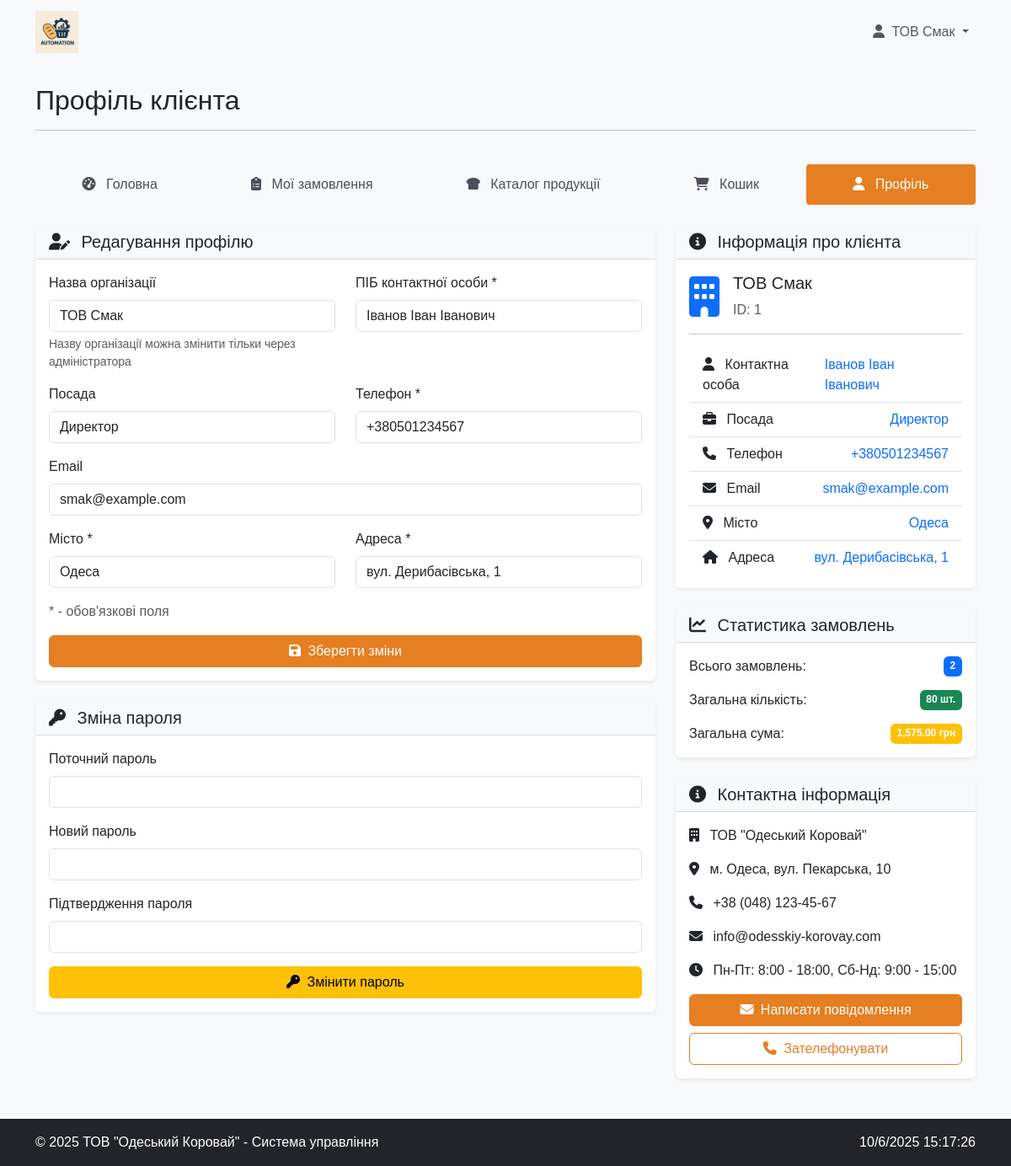
Screenshot of /modules/client/profile.php (signed in) with the database file from the repository.
### tables this page shows
CREATE TABLE IF NOT EXISTS `klientu` (
  `id` int(11) NOT NULL AUTO_INCREMENT,
  `name` varchar(100) NOT NULL,
  `fio` varchar(100) NOT NULL,
  `dolj` varchar(100) DEFAULT NULL,
  `tel` varchar(20) DEFAULT NULL,
  `mail` varchar(100) DEFAULT NULL,
  `city` varchar(100) DEFAULT NULL,
  `adres` varchar(255) DEFAULT NULL,
  `rast` float DEFAULT NULL,
  `login` varchar(50) DEFAULT NULL,
  `password` varchar(255) DEFAULT NULL,
  PRIMARY KEY (`id`)
);

### includes/auth.php (called while the page is built, shortened)
<?php
function isUserLoggedIn() {
    return isset($_SESSION['id']) && !empty($_SESSION['id']);
}
function getUserRole() {
    if (isset($_SESSION['user_type']) && $_SESSION['user_type'] === 'client') {
        return 'client';
    }
}
function getUserType() {
    return isset($_SESSION['user_type']) ? $_SESSION['user_type'] : null;
}

### modules/client/profile.php (the view, shortened to what this page needs)
<?php
$pageTitle = 'Профіль клієнта';
require_once '../../includes/auth.php';
$connection = connectDatabase();
$clientId = $_SESSION['id'];
$clientQuery = "SELECT * FROM klientu WHERE id = ?";
$stmt = mysqli_prepare($connection, $clientQuery);
mysqli_stmt_bind_param($stmt, "i", $clientId);
mysqli_stmt_execute($stmt);
$clientResult = mysqli_stmt_get_result($stmt);
$client = mysqli_fetch_assoc($clientResult);
include_once '../../includes/header.php';
?>
<div class="row mb-4">
    <div class="col-md-12">
        <nav class="nav main-menu nav-pills nav-fill">
            <a class="nav-link" href="dashboard.php">
                <i class="fas fa-tachometer-alt"></i> Головна
            </a>
            <a class="nav-link" href="orders.php">
                <i class="fas fa-clipboard-list"></i> Мої замовлення
            </a>
            <a class="nav-link" href="products.php">
                <i class="fas fa-bread-slice"></i> Каталог продукції
            </a>
            <a class="nav-link" href="cart.php">
                <i class="fas fa-shopping-cart"></i> Кошик
            </a>
            <a class="nav-link active" href="profile.php">
                <i class="fas fa-user"></i> Профіль
            </a>
        </nav>
    </div>
</div>
<div class="row">
    <div class="col-md-8">
        <div class="card mb-4">
            <div class="card-header">
                <h5 class="mb-0">
                    <i class="fas fa-user-edit me-2"></i> Редагування профілю
                </h5>
            </div>
            <div class="card-body">
                <form action="" method="POST" class="needs-validation" novalidate>
                    <div class="row mb-3">
                        <div class="col-md-6">
                            <label for="name" class="form-label">Назва організації</label>
                            <input type="text" class="form-control" id="name" value="<?php echo htmlspecialchars($client['name']); ?>" readonly>
                            <div class="form-text">Назву організації можна змінити тільки через адміністратора</div>
                        </div>
                        <div class="col-md-6">
                            <label for="fio" class="form-label">ПІБ контактної особи *</label>
                            <input type="text" class="form-control" id="fio" name="fio" value="<?php echo htmlspecialchars($client['fio']); ?>" required>
                        </div>
                    </div>
                    <div class="row mb-3">
                        <div class="col-md-6">
                            <label for="dolj" class="form-label">Посада</label>
                            <input type="text" class="form-control" id="dolj" name="dolj" value="<?php echo htmlspecialchars($client['dolj']); ?>">
                        </div>
                        <div class="col-md-6">
                            <label for="tel" class="form-label">Телефон *</label>
                            <input type="tel" class="form-control" id="tel" name="tel" value="<?php echo htmlspecialchars($client['tel']); ?>" placeholder="+380XXXXXXXXX" required>
                        </div>
                    </div>
                    <div class="mb-3">
                        <label for="mail" class="form-label">Email</label>
                        <input type="email" class="form-control" id="mail" name="mail" value="<?php echo htmlspecialchars($client['mail']); ?>" placeholder="example@domain.com">
                    </div>
                    <div class="row mb-3">
                        <div class="col-md-6">
                            <label for="city" class="form-label">Місто *</label>
                            <input type="text" class="form-control" id="city" name="city" value="<?php echo htmlspecialchars($client['city']); ?>" required>
                        </div>
                        <div class="col-md-6">
                            <label for="adres" class="form-label">Адреса *</label>
                            <input type="text" class="form-control" id="adres" name="adres" value="<?php echo htmlspecialchars($client['adres']); ?>" required>
                        </div>
                    </div>
                    <div class="mb-3">
                        <p class="text-muted">* - обов'язкові поля</p>
                    </div>
                    <div class="d-grid">
                        <button type="submit" class="btn btn-primary">
                            <i class="fas fa-save me-1"></i> Зберегти зміни
                        </button>
                    </div>
                </form>
            </div>
        </div>
        <div class="card">
            <div class="card-header">
                <h5 class="mb-0">
                    <i class="fas fa-key me-2"></i> Зміна пароля
                </h5>
            </div>
            <div class="card-body">
                <form action="" method="POST" class="needs-validation" novalidate>
                    <div class="mb-3">
                        <label for="current_password" class="form-label">Поточний пароль</label>
                        <input type="password" class="form-control" id="current_password" name="current_password" required>
                    </div>
                    <div class="mb-3">
                        <label for="new_password" class="form-label">Новий пароль</label>
                        <input type="password" class="form-control" id="new_password" name="new_password" required>
                    </div>
                    <div class="mb-3">
                        <label for="confirm_password" class="form-label">Підтвердження пароля</label>
                        <input type="password" class="form-control" id="confirm_password" name="confirm_password" required>
                    </div>
                    <div class="d-grid">
                        <button type="submit" class="btn btn-warning">
                            <i class="fas fa-key me-1"></i> Змінити пароль
                        </button>
                    </div>
                </form>
            </div>
        </div>
    </div>
    <div class="col-md-4">
        <div class="card mb-4">
            <div class="card-header">
                <h5 class="mb-0">
                    <i class="fas fa-info-circle me-2"></i> Інформація про клієнта
                </h5>
            </div>
            <div class="card-body">
                <div class="d-flex align-items-center mb-3">
                    <div class="flex-shrink-0">
                        <i class="fas fa-building fa-3x text-primary"></i>
                    </div>
                    <div class="flex-grow-1 ms-3">
                        <h5><?php echo htmlspecialchars($client['name']); ?></h5>
                        <p class="text-muted mb-0">ID: <?php echo $client['id']; ?></p>
                    </div>
                </div>
                <hr>
                <ul class="list-group list-group-flush">
                    <li class="list-group-item d-flex justify-content-between align-items-center">
                        <span><i class="fas fa-user me-2"></i> Контактна особа</span>
                        <span class="text-primary"><?php echo htmlspecialchars($client['fio']); ?></span>
                    </li>
                    <li class="list-group-item d-flex justify-content-between align-items-center">
                        <span><i class="fas fa-briefcase me-2"></i> Посада</span>
                        <span class="text-primary"><?php echo htmlspecialchars($client['dolj'] ?: 'Не вказано'); ?></span>
                    </li>
                    <li class="list-group-item d-flex justify-content-between align-items-center">
                        <span><i class="fas fa-phone me-2"></i> Телефон</span>
                        <span class="text-primary"><?php echo htmlspecialchars($client['tel']); ?></span>
                    </li>
                    <li class="list-group-item d-flex justify-content-between align-items-center">
                        <span><i class="fas fa-envelope me-2"></i> Email</span>
                        <span class="text-primary"><?php echo htmlspecialchars($client['mail'] ?: 'Не вказано'); ?></span>
                    </li>
                    <li class="list-group-item d-flex justify-content-between align-items-center">
                        <span><i class="fas fa-map-marker-alt me-2"></i> Місто</span>
                        <span class="text-primary"><?php echo htmlspecialchars($client['city']); ?></span>
                    </li>
                    <li class="list-group-item d-flex justify-content-between align-items-center">
                        <span><i class="fas fa-home me-2"></i> Адреса</span>
                        <span class="text-primary"><?php echo htmlspecialchars($client['adres']); ?></span>
                    </li>
                </ul>
            </div>
        </div>
        <div class="card mb-4">
            <div class="card-header">
                <h5 class="mb-0">
                    <i class="fas fa-chart-line me-2"></i> Статистика замовлень
                </h5>
            </div>
            <div class="card-body">
                <?php
                $statsQuery = "SELECT
                                COUNT(z.idd) as total_orders,
                                SUM(z.kol) as total_quantity,
                                SUM(z.kol * p.zena) as total_amount
                              FROM zayavki z
                              JOIN product p ON z.id = p.id
                              WHERE z.idklient = ?";
                $stmt = mysqli_prepare($connection, $statsQuery);
                mysqli_stmt_bind_param($stmt, "i", $clientId);
                mysqli_stmt_execute($stmt);
                $statsResult = mysqli_stmt_get_result($stmt);
                $stats = mysqli_fetch_assoc($statsResult);
                ?>
                <div class="d-flex justify-content-between mb-3">
                    <span>Всього замовлень:</span>
                    <span class="badge bg-primary"><?php echo $stats['total_orders'] ?: 0; ?></span>
                </div>
                <div class="d-flex justify-content-between mb-3">
                    <span>Загальна кількість:</span>
                    <span class="badge bg-success"><?php echo $stats['total_quantity'] ?: 0; ?> шт.</span>
                </div>
                <div class="d-flex justify-content-between">
                    <span>Загальна сума:</span>
                    <span class="badge bg-warning"><?php echo number_format($stats['total_amount'] ?: 0, 2); ?> грн</span>
                </div>
            </div>
        </div>
        <div class="card">
            <div class="card-header">
                <h5 class="mb-0">
                    <i class="fas fa-info-circle me-2"></i> Контактна інформація
                </h5>
            </div>
            <div class="card-body">
                <p><i class="fas fa-building me-2"></i> ТОВ "Одеський Коровай"</p>
                <p><i class="fas fa-map-marker-alt me-2"></i> м. Одеса, вул. Пекарська, 10</p>
                <p><i class="fas fa-phone me-2"></i> +38 (048) 123-45-67</p>
                <p><i class="fas fa-envelope me-2"></i> info@odesskiy-korovay.com</p>
                <p><i class="fas fa-clock me-2"></i> Пн-Пт: 8:00 - 18:00, Сб-Нд: 9:00 - 15:00</p>
                <div class="d-grid gap-2 mt-3">
                    <a href="contact.php" class="btn btn-primary">
                        <i class="fas fa-envelope me-1"></i> Написати повідомлення
                    </a>
                    <a href="tel:+380481234567" class="btn btn-outline-primary">
                        <i class="fas fa-phone me-1"></i> Зателефонувати
                    </a>
                </div>
            </div>
        </div>
    </div>
</div>
<?php include_once '../../includes/footer.php'; ?>

### includes/header.php (shortened to what this page needs)
<?php
$pageTitle = $pageTitle ?? 'Система управління "Одеський Коровай"';
$currentUser = null;
$userType = getUserType();
if (isset($_SESSION['id'])) {
    $userId = $_SESSION['id'];
    if ($userType === 'client') {
        $userQuery = "SELECT * FROM klientu WHERE id = ?";
    } else {
        $userQuery = "SELECT * FROM polzovateli WHERE id = ?";
    }
    $stmt = mysqli_prepare($connection, $userQuery);
    mysqli_stmt_bind_param($stmt, "i", $userId);
    mysqli_stmt_execute($stmt);
    $userResult = mysqli_stmt_get_result($stmt);
    if (mysqli_num_rows($userResult) === 1) {
        $currentUser = mysqli_fetch_assoc($userResult);
    }
}
$userRole = getUserRole();
$dashboardUrl = '#';
if ($userType === 'client') {
    $dashboardUrl = '../../modules/client/dashboard.php';
}
?>
<!DOCTYPE html>
<html lang="uk">
<head>
    <link rel="stylesheet" href="https://cdn.jsdelivr.net/npm/bootstrap@5.3.0/dist/css/bootstrap.min.css">
    <link rel="stylesheet" href="https://cdnjs.cloudflare.com/ajax/libs/font-awesome/6.4.0/css/all.min.css">
    <link rel="stylesheet" href="../../assets/css/styles.css">
</head>
<body>
    <nav class="navbar navbar-expand-lg navbar-light bg-light mb-4">
        <div class="container">
            <a class="navbar-brand" href="<?php echo $dashboardUrl; ?>">
                <img src="../../assets/img/logo.png" alt="ТОВ Одеський Коровай" class="logo">
            </a>
            <div class="collapse navbar-collapse" id="navbarNav">
                <ul class="navbar-nav ms-auto">
                    <?php if ($userRole): ?>
                        <li class="nav-item dropdown">
                            <a class="nav-link dropdown-toggle" href="#" id="navbarDropdown" role="button" data-bs-toggle="dropdown" aria-expanded="false">
                                <i class="fas fa-user me-1"></i>
                                <?php
                                if ($currentUser) {
                                    if ($userType === 'client') {
                                        echo htmlspecialchars($currentUser['name']);
                                    } else {
                                        echo htmlspecialchars($currentUser['name']);
                                    }
                                } else {
                                    echo 'Користувач';
                                }
                                ?>
                            </a>
                        </li>
                    <?php else: ?>
                        <li class="nav-item">
                            <a class="nav-link" href="../../index.php"><i class="fas fa-sign-in-alt me-1"></i> Увійти</a>
                        </li>
                    <?php endif; ?>
                </ul>
            </div>
        </div>
    </nav>
    <div class="container">
        <div class="row mb-4">
            <div class="col-md-12">
                <h2><?php echo $pageTitle; ?></h2>
                <hr>
            </div>
        </div>

### assets/css/styles.css (style rules this page uses)
body { background-color: #f8f9fa; font-family: 'Arial', sans-serif; }
.logo { height: 50px; width: auto; }
.main-menu .nav-link { color: #495057; font-weight: 500; padding: 0.75rem 1rem; border-radius: 0.25rem; transition: all 0.3s ease; }
.main-menu .nav-link.active { background-color: #e67e22; color: white; }
.main-menu .nav-link i { margin-right: 0.5rem; }
.card { transition: all 0.3s ease; border: none; box-shadow: 0 0.125rem 0.25rem rgba(0, 0, 0, 0.075); }
.card-header { background-color: #f8f9fa; border-bottom: 1px solid rgba(0, 0, 0, 0.125); font-weight: bold; }
.btn-primary { background-color: #e67e22; border-color: #e67e22; }
.btn-outline-primary { color: #e67e22; border-color: #e67e22; }

### rows the page displays
klientu: name "ТОВ Смак", fio "Іванов Іван Іванович", dolj "Директор", tel "+380501234567", mail "smak@example.com", city "Одеса", adres "вул. Дерибасівська, 1", id "1"

### other values shown
$pageTitle "Профіль клієнта"
$stats['total_orders'] ?: 0 "2"
$stats['total_quantity'] ?: 0 "80"
$stats['total_amount'] ?: 0 "1,575.00"
